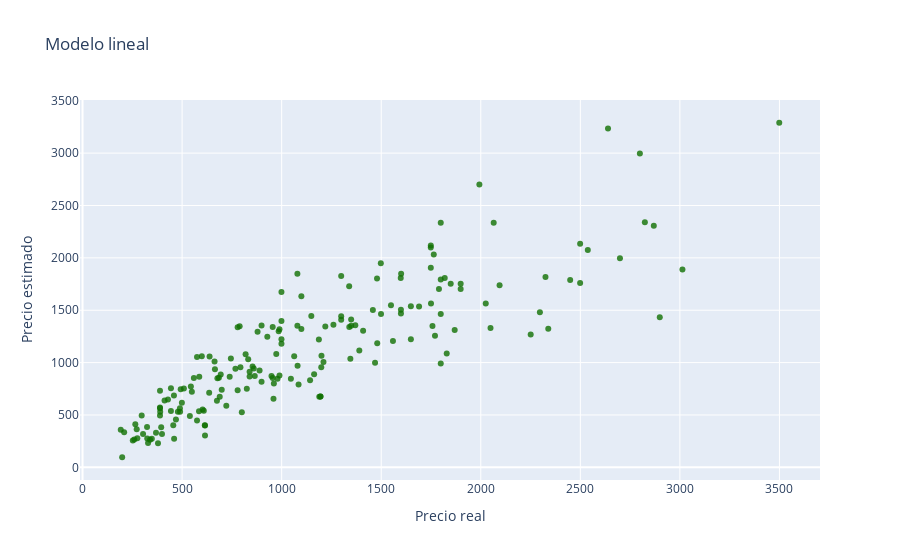

The notebook cell this image was saved under:
### Code cell
import plotly
from plotly.offline import init_notebook_mode, iplot
import plotly.graph_objs as go
from plotly.offline import init_notebook_mode, iplot
import plotly.graph_objs as go

trace1 = go.Scatter(
                    x =y_test ,
                    y = y_pred,
                    name = 'citations',
                    mode= "markers",
                    marker = dict(color = 'rgba(16, 112, 2, 0.8)'))
data = [trace1]

layout = dict(title = "Modelo lineal",
             xaxis= dict(title= 'Precio real',ticklen= 5),
            yaxis= dict(title= 'Precio estimado',ticklen= 5)
           )

fig = go.Figure(data = data, layout=layout)

iplot(fig)

### Figure 1 — Plotly figure (JSON) as saved in the notebook; plotly's stock layout.template omitted (floating-point values rounded to 4 significant figures; data arrays with more than 128 entries replaced by an {"elided": "..."} marker saying what was removed)
{"data": [{"marker": {"color": "rgba(16, 112, 2, 0.8)"}, "mode": "markers", "name": "citations", "type": "scatter", "x": {"elided": "183 float values"}, "y": {"elided": "183 float values"}}], "layout": {"title": {"text": "Modelo lineal"}, "xaxis": {"ticklen": 5, "title": {"text": "Precio real"}}, "yaxis": {"ticklen": 5, "title": {"text": "Precio estimado"}}}}
